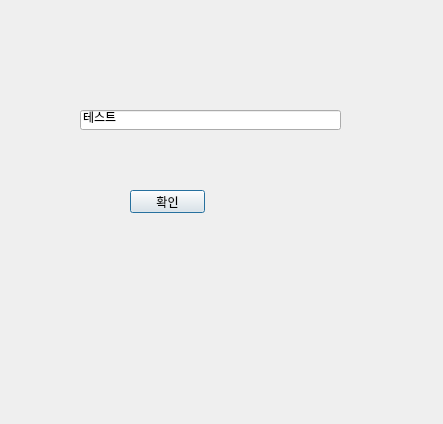
<?xml version="1.0" encoding="UTF-8"?>
<ui version="4.0">
 <class>Dialog</class>
 <widget class="QDialog" name="Dialog">
  <property name="geometry">
   <rect>
    <x>0</x>
    <y>0</y>
    <width>443</width>
    <height>424</height>
   </rect>
  </property>
  <property name="windowTitle">
   <string>Dialog</string>
  </property>
  <widget class="QPushButton" name="pushButton">
   <property name="geometry">
    <rect>
     <x>130</x>
     <y>190</y>
     <width>75</width>
     <height>23</height>
    </rect>
   </property>
   <property name="text">
    <string>확인</string>
   </property>
  </widget>
  <widget class="QLineEdit" name="lineEdit">
   <property name="geometry">
    <rect>
     <x>80</x>
     <y>110</y>
     <width>261</width>
     <height>20</height>
    </rect>
   </property>
   <property name="text">
    <string>테스트</string>
   </property>
   <property name="readOnly">
    <bool>false</bool>
   </property>
  </widget>
 </widget>
 <resources/>
 <connections/>
</ui>
